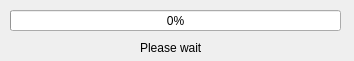
<ui version="4.0" >
 <class>progressform</class>
 <widget class="QDialog" name="progressform" >
  <property name="geometry" >
   <rect>
    <x>0</x>
    <y>0</y>
    <width>354</width>
    <height>61</height>
   </rect>
  </property>
  <property name="windowTitle" >
   <string>Sending...</string>
  </property>
  <widget class="QProgressBar" name="progressBar" >
   <property name="geometry" >
    <rect>
     <x>10</x>
     <y>10</y>
     <width>331</width>
     <height>21</height>
    </rect>
   </property>
   <property name="value" >
    <number>0</number>
   </property>
  </widget>
  <widget class="QLabel" name="label" >
   <property name="geometry" >
    <rect>
     <x>140</x>
     <y>40</y>
     <width>61</width>
     <height>16</height>
    </rect>
   </property>
   <property name="text" >
    <string>Please wait...</string>
   </property>
  </widget>
 </widget>
 <resources/>
 <connections/>
</ui>
